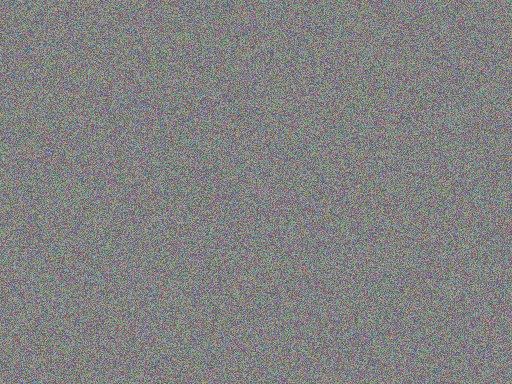
#> input picture sample_images/noise_texture.jpg, 512 x 384 px
$ python -i robust_transforms.py   (imports and definitions only)
#> lines starting #> are read from the running program, lines starting #| are printed output that depends on the picture
#> further down, picture is the input picture: PIL image 512x384 RGB; mean R, G, B 129.4, 129.5, 129.6
"""Problem-statement robustness transforms. Used at eval (always) and train (stochastic)."""

from __future__ import annotations

import io
import random
from dataclasses import dataclass

import numpy as np
from PIL import Image, ImageEnhance, ImageFilter


@dataclass(frozen=True)
class TransformSpec:
    name: str
    params: str
    apply: callable


# [5 lines left out: function jpeg_compress, not called in this run]


def gaussian_blur(img: Image.Image, sigma: float) -> Image.Image:
    return img.filter(ImageFilter.GaussianBlur(radius=float(sigma)))


# [13 lines left out: functions resize_then_upscale, gaussian_noise, not called in this run]


def color_jitter(
    img: Image.Image,
    magnitude: float = 0.20,
    brightness: float | None = None,
    contrast: float | None = None,
    saturation: float | None = None,
    randomize: bool = False,
) -> Image.Image:
    """brightness / contrast / saturation each ±magnitude (default ±20%)."""
#> called with magnitude = 0.2, randomize = False
    if randomize:
        b = 1.0 + random.uniform(-magnitude, magnitude)
        c = 1.0 + random.uniform(-magnitude, magnitude)
        s = 1.0 + random.uniform(-magnitude, magnitude)
    else:
        b = 1.0 + magnitude if brightness is None else brightness
        c = 1.0 - magnitude if contrast is None else contrast
        s = 1.0 + magnitude if saturation is None else saturation
    out = ImageEnhance.Brightness(img).enhance(b)
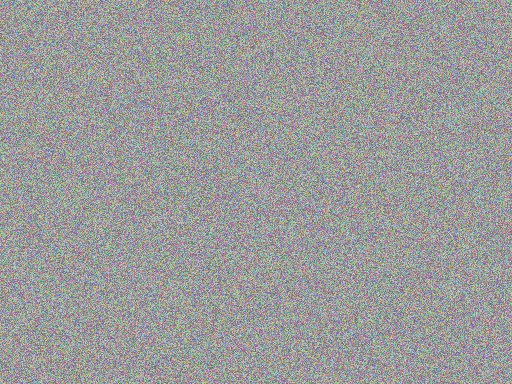
#> out: PIL image 512x384 RGB; mean R, G, B 154.9, 155, 155.1
    out = ImageEnhance.Contrast(out).enhance(c)
    out = ImageEnhance.Color(out).enhance(s)
    return out


# [45 lines left out: functions center_crop_frac, eval_conditions, random_train_degradation, not called in this run]

>>> from PIL import Image
>>> picture = Image.open('sample_images/noise_texture.jpg')
>>> result = color_jitter(picture)
